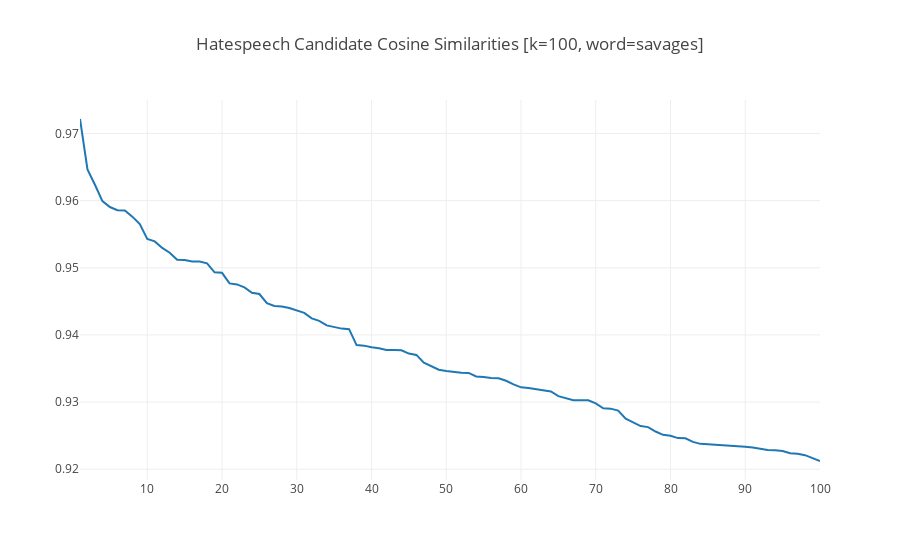

The notebook cell saved with this chart:
### Markdown cell above
#### Hatespeech candidate plot

### Code cell
hatespeech_candidate_result = hs_candidates_exp6_model.similar_by_word("savages", topn=100, restrict_vocab=None)
hatespeech_candidate_y = [word[1] for word in hatespeech_candidate_result]
plot_cosine_values(hatespeech_candidate_y, "Hatespeech Candidate Cosine Similarities [k=100, word=savages]")
